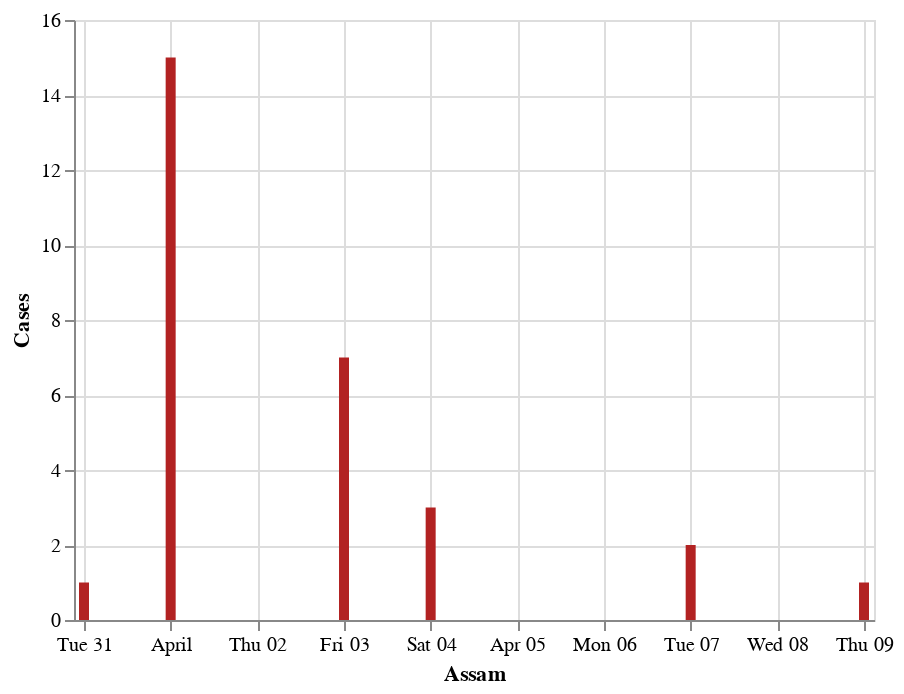

Notebook source saved alongside this figure:
### Code cell
#hide_input

wb_df=graph_df.query("detected_state == 'Assam'").reset_index()
wb_df=wb_df[["diagnosed_date",0]]
wb_df.rename(columns={0:'Cases'},inplace=True)
wb_df=wb_df.groupby("diagnosed_date").sum().reset_index()
#wb_df
alt.Chart(wb_df).mark_bar(color='firebrick').encode(
    alt.X('diagnosed_date', title='Assam'),
    alt.Y('sum(Cases)', title='Cases')
).interactive()

### Figure 1 — Vega-Lite specification as saved in the notebook (floating-point values rounded to 4 significant figures)
{"config": {"view": {"continuousWidth": 400, "continuousHeight": 300}}, "data": {"name": "data-32afe1bf0b34798ddb9e59fdc8c8defa"}, "mark": {"type": "bar", "color": "firebrick"}, "encoding": {"x": {"type": "temporal", "field": "diagnosed_date", "title": "Assam"}, "y": {"type": "quantitative", "aggregate": "sum", "field": "Cases", "title": "Cases"}}, "selection": {"selector033": {"type": "interval", "bind": "scales", "encodings": ["x", "y"]}}, "$schema": "https://vega.github.io/schema/vega-lite/v4.8.1.json", "datasets": {"data-32afe1bf0b34798ddb9e59fdc8c8defa": [{"diagnosed_date": "2020-03-31T00:00:00", "Cases": 1}, {"diagnosed_date": "2020-04-01T00:00:00", "Cases": 15}, {"diagnosed_date": "2020-04-03T00:00:00", "Cases": 7}, {"diagnosed_date": "2020-04-04T00:00:00", "Cases": 3}, {"diagnosed_date": "2020-04-07T00:00:00", "Cases": 2}, {"diagnosed_date": "2020-04-09T00:00:00", "Cases": 1}]}}
